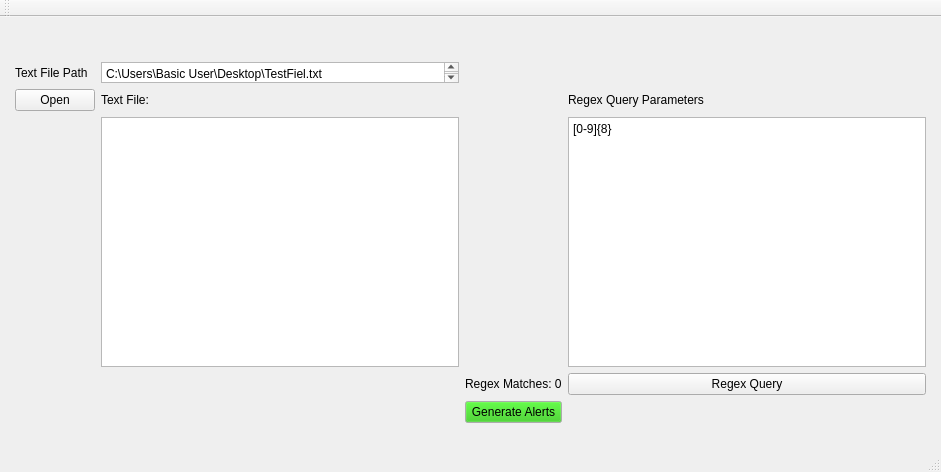
<?xml version="1.0" encoding="UTF-8"?>
<ui version="4.0">
 <class>MainWindow</class>
 <widget class="QMainWindow" name="MainWindow">
  <property name="geometry">
   <rect>
    <x>0</x>
    <y>0</y>
    <width>941</width>
    <height>472</height>
   </rect>
  </property>
  <property name="windowTitle">
   <string>MainWindow</string>
  </property>
  <widget class="QWidget" name="centralWidget">
   <widget class="QWidget" name="gridLayoutWidget">
    <property name="geometry">
     <rect>
      <x>10</x>
      <y>40</y>
      <width>921</width>
      <height>371</height>
     </rect>
    </property>
    <layout class="QGridLayout" name="MainGrid" columnstretch="0,0,0,0">
     <property name="leftMargin">
      <number>5</number>
     </property>
     <property name="topMargin">
      <number>5</number>
     </property>
     <property name="rightMargin">
      <number>5</number>
     </property>
     <property name="bottomMargin">
      <number>5</number>
     </property>
     <property name="verticalSpacing">
      <number>6</number>
     </property>
     <item row="1" column="3">
      <widget class="QLabel" name="label_4">
       <property name="text">
        <string>Regex Query Parameters</string>
       </property>
      </widget>
     </item>
     <item row="1" column="1">
      <widget class="QLabel" name="label_3">
       <property name="text">
        <string>Text File:</string>
       </property>
      </widget>
     </item>
     <item row="2" column="1">
      <widget class="QTextBrowser" name="MainTestDump"/>
     </item>
     <item row="1" column="0">
      <widget class="QPushButton" name="pushButton">
       <property name="text">
        <string>Open</string>
       </property>
      </widget>
     </item>
     <item row="0" column="0">
      <widget class="QLabel" name="label_2">
       <property name="text">
        <string>Text File Path</string>
       </property>
      </widget>
     </item>
     <item row="2" column="3">
      <widget class="QPlainTextEdit" name="RegexInput">
       <property name="plainText">
        <string>[0-9]{8}</string>
       </property>
      </widget>
     </item>
     <item row="0" column="1">
      <widget class="QPlainTextEdit" name="FilePathText">
       <property name="maximumSize">
        <size>
         <width>16777215</width>
         <height>21</height>
        </size>
       </property>
       <property name="plainText">
        <string>C:\Users\Basic User\Desktop\TestFiel.txt</string>
       </property>
      </widget>
     </item>
     <item row="3" column="3">
      <widget class="QPushButton" name="QueryButton">
       <property name="text">
        <string>Regex Query</string>
       </property>
      </widget>
     </item>
     <item row="4" column="2">
      <widget class="QPushButton" name="GenerateAlerts">
       <property name="palette">
        <palette>
         <active>
          <colorrole role="Button">
           <brush brushstyle="SolidPattern">
            <color alpha="255">
             <red>34</red>
             <green>195</green>
             <blue>9</blue>
            </color>
           </brush>
          </colorrole>
         </active>
         <inactive>
          <colorrole role="Button">
           <brush brushstyle="SolidPattern">
            <color alpha="255">
             <red>34</red>
             <green>195</green>
             <blue>9</blue>
            </color>
           </brush>
          </colorrole>
         </inactive>
         <disabled>
          <colorrole role="Button">
           <brush brushstyle="SolidPattern">
            <color alpha="255">
             <red>34</red>
             <green>195</green>
             <blue>9</blue>
            </color>
           </brush>
          </colorrole>
         </disabled>
        </palette>
       </property>
       <property name="cursor">
        <cursorShape>OpenHandCursor</cursorShape>
       </property>
       <property name="toolTip">
        <string>This will open up a new window where you can prepare any regex matches to become icalender email alerts!</string>
       </property>
       <property name="text">
        <string>Generate Alerts</string>
       </property>
      </widget>
     </item>
     <item row="3" column="2">
      <widget class="QLabel" name="rxmatches">
       <property name="text">
        <string>Regex Matches: 0</string>
       </property>
      </widget>
     </item>
    </layout>
   </widget>
  </widget>
  <widget class="QMenuBar" name="menuBar">
   <property name="geometry">
    <rect>
     <x>0</x>
     <y>0</y>
     <width>941</width>
     <height>20</height>
    </rect>
   </property>
  </widget>
  <widget class="QToolBar" name="mainToolBar">
   <attribute name="toolBarArea">
    <enum>TopToolBarArea</enum>
   </attribute>
   <attribute name="toolBarBreak">
    <bool>false</bool>
   </attribute>
  </widget>
  <widget class="QStatusBar" name="statusBar"/>
 </widget>
 <layoutdefault spacing="6" margin="11"/>
 <resources/>
 <connections/>
</ui>
